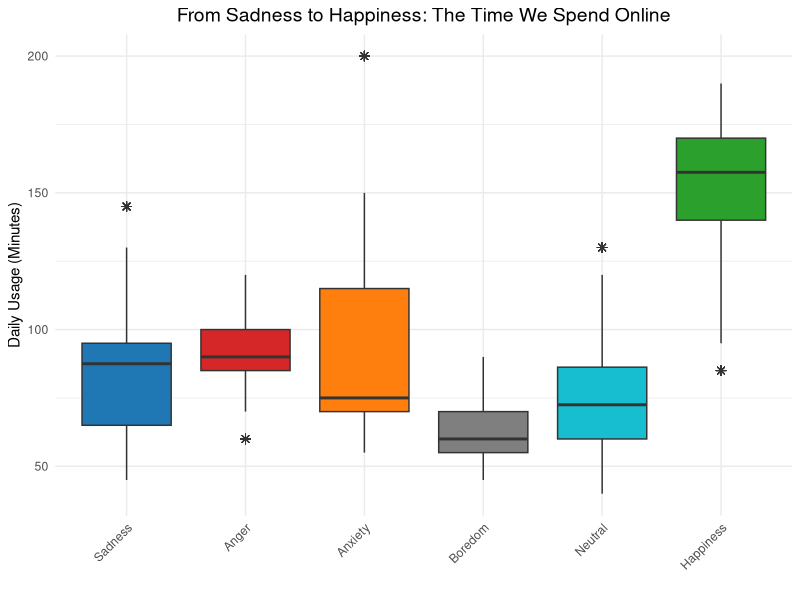
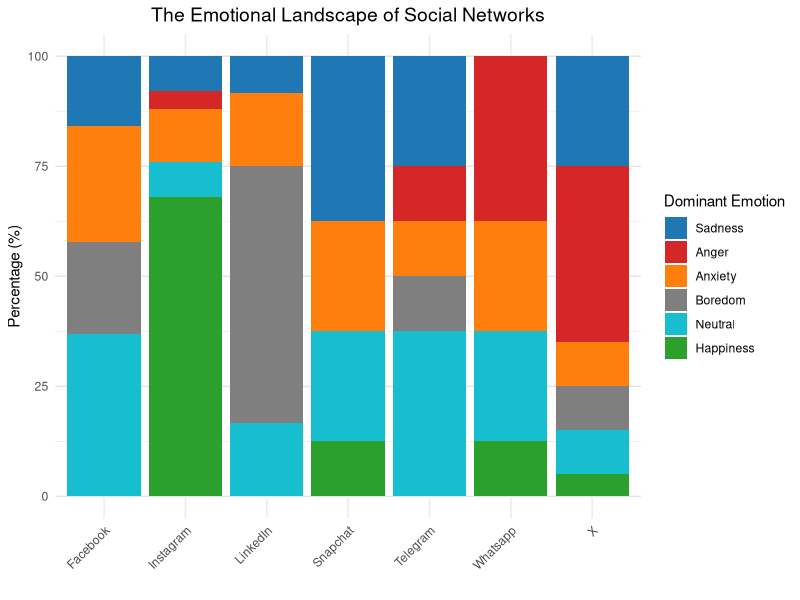
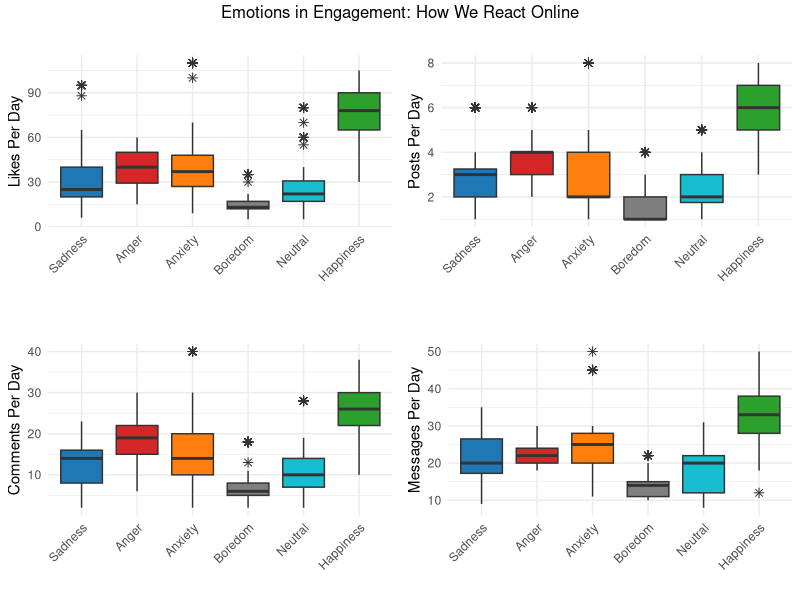
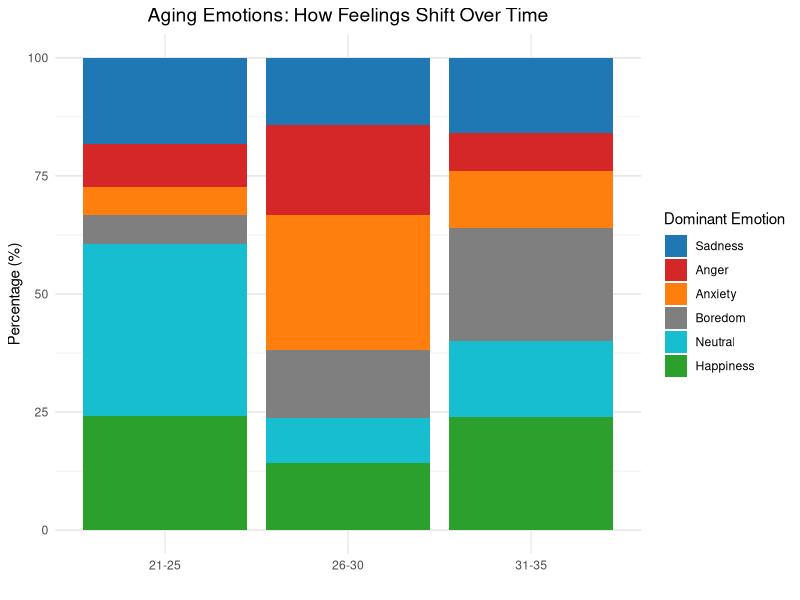
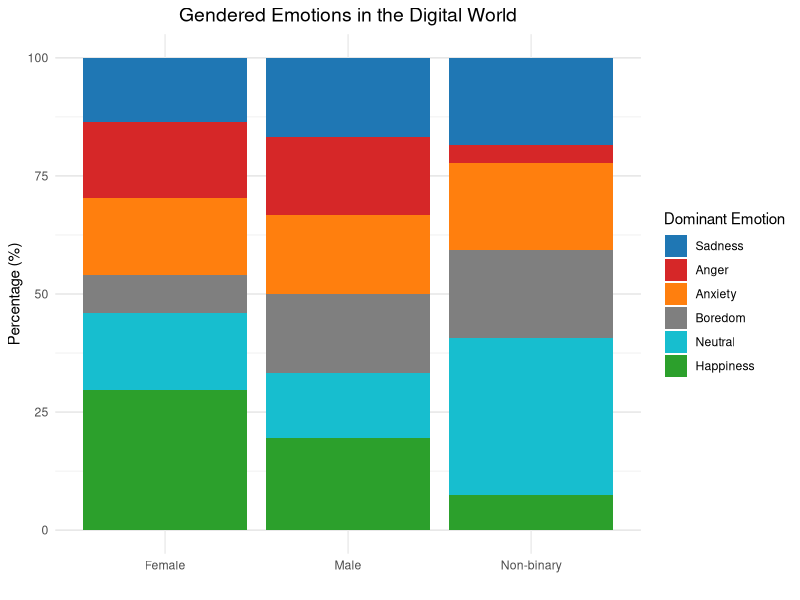
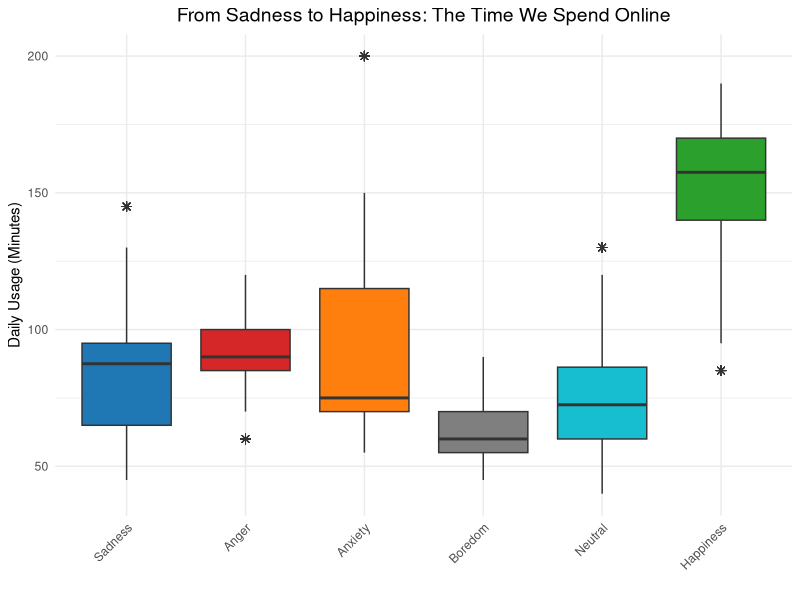
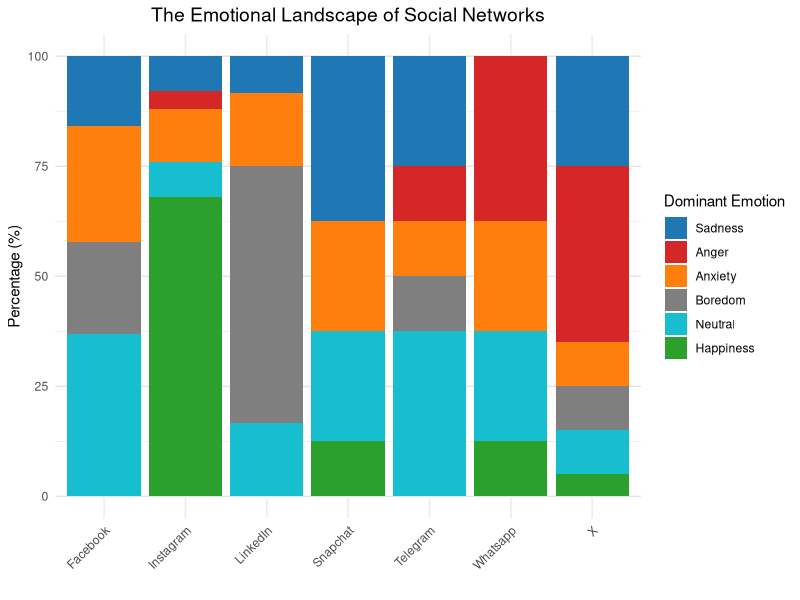
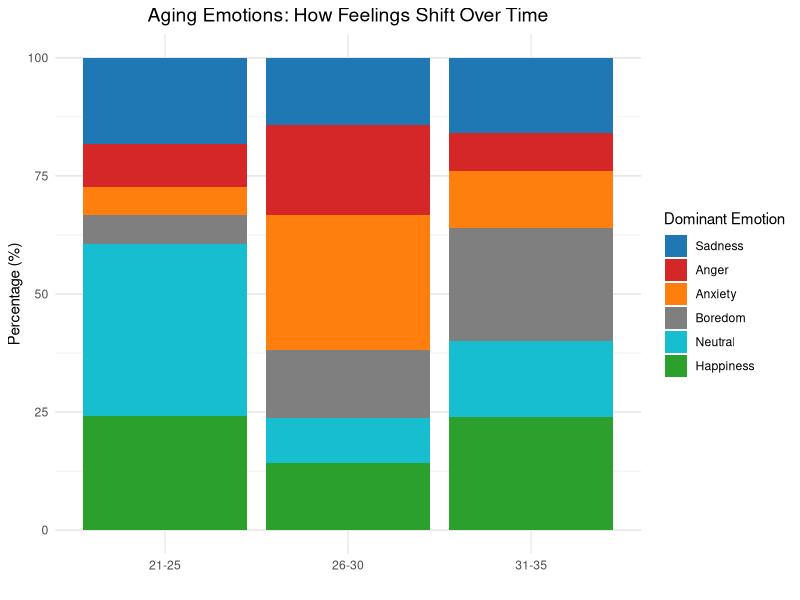

Generate these figures, in order, with R:
# Install and load required libraries
pkgs <- c("tidyverse", "gridExtra", "knitr")
invisible(lapply(pkgs, function(pkg) if (!require(pkg, character.only = TRUE)) install.packages(pkg)))
lapply(pkgs, library, character.only = TRUE)

# Load dataset
data <- read.csv("train.csv")

# Define color palette for emotions (intuitive, colorblind-friendly)
emotion_colors <- c("Sadness" = "#1F77B4", "Anger" = "#D62728", "Anxiety" = "#FF7F0E",
                    "Boredom" = "#7F7F7F", "Neutral" = "#17BECF", "Happiness" = "#2CA02C")

# Define emotion order
emotion_order <- c("Sadness", "Anger", "Anxiety", "Boredom", "Neutral", "Happiness")

# Daily Usage by Dominant Emotion: Boxplot of Usage Time By Emotion
p_usage_emotion <- ggplot(data, aes(x = factor(dominant_emotion, levels = emotion_order), 
                                    y = daily_usage_time_minutes, fill = dominant_emotion)) +
  geom_boxplot(outlier.shape = 8, outlier.size = 2) +
  scale_fill_manual(values = emotion_colors) +
  theme_minimal() +
  labs(title = "From Sadness to Happiness: The Time We Spend Online", x = "", y = "Daily Usage (Minutes)") +
  theme(legend.position = "none", plot.title = element_text(hjust = 0.5, size = 14),
        axis.text.x = element_text(angle = 45, hjust = 1))

print(p_usage_emotion)
ggsave("usage_time_by_emotion.png", p_usage_emotion, width = 8, height = 6, dpi = 300)

# Emotion Distribution by Platform: Percentage of emotions per platform
platform_emotion <- data %>%
  group_by(platform, dominant_emotion) %>%
  summarise(count = n(), .groups = "drop") %>%
  group_by(platform) %>%
  mutate(percentage = count / sum(count) * 100,
         dominant_emotion = factor(dominant_emotion, levels = emotion_order))

p_platform_emotion <- ggplot(platform_emotion, aes(x = platform, y = percentage, fill = dominant_emotion)) +
  geom_bar(stat = "identity") +
  scale_fill_manual(values = emotion_colors) +
  theme_minimal() +
  theme(panel.grid.major.y = element_line(color = "grey90")) +
  labs(title = "The Emotional Landscape of Social Networks", x = "", y = "Percentage (%)", fill = "Dominant Emotion") +
  theme(plot.title = element_text(hjust = 0.5, size = 14), axis.text.x = element_text(angle = 45, hjust = 1))

print(p_platform_emotion)
ggsave("emotion_by_platform.png", p_platform_emotion, width = 8, height = 6, dpi = 300)

# Define custom theme for engagement plots
custom_theme <- theme_minimal() +
  theme(legend.position = "none", plot.title = element_text(hjust = 0.5, size = 12),
        axis.text.x = element_text(angle = 45, hjust = 1))

# Function to create boxplots for engagement metrics
create_boxplot <- function(data, y_var, y_label) {
  ggplot(data, aes(x = factor(dominant_emotion, levels = emotion_order), 
                   y = !!sym(y_var), fill = dominant_emotion)) +
    geom_boxplot(outlier.shape = 8, outlier.size = 2) +
    scale_fill_manual(values = emotion_colors) +
    labs(title = "", x = "", y = y_label) +
    custom_theme
}

# Create individual engagement plots
p_likes <- create_boxplot(data, "likes_received_per_day", "Likes Per Day")
p_posts <- create_boxplot(data, "posts_per_day", "Posts Per Day")
p_comments <- create_boxplot(data, "comments_received_per_day", "Comments Per Day")
p_messages <- create_boxplot(data, "messages_sent_per_day", "Messages Per Day")

# Arrange and save engagement plots
engagement_grid <- arrangeGrob(p_likes, p_posts, p_comments, p_messages, ncol = 2,
                               top = "Emotions in Engagement: How We React Online")
grid.arrange(engagement_grid)
ggsave("engagement_metrics.png", engagement_grid, width = 10, height = 8, dpi = 300)

# Emotion Distribution by Age Group: Percentage of emotions per age group
age_emotion <- data %>%
  group_by(age_group, dominant_emotion) %>%
  summarise(count = n(), .groups = "drop") %>%
  group_by(age_group) %>%
  mutate(percentage = count / sum(count) * 100,
         dominant_emotion = factor(dominant_emotion, levels = emotion_order))

p_age_emotion <- ggplot(age_emotion, aes(x = age_group, y = percentage, fill = dominant_emotion)) +
  geom_bar(stat = "identity") +
  scale_fill_manual(values = emotion_colors) +
  theme_minimal() +
  theme(panel.grid.major.y = element_line(color = "grey90")) +
  labs(title = "Aging Emotions: How Feelings Shift Over Time", x = "", y = "Percentage (%)", fill = "Dominant Emotion") +
  theme(plot.title = element_text(hjust = 0.5, size = 14))

print(p_age_emotion)
ggsave("emotion_by_age_group.png", p_age_emotion, width = 8, height = 6, dpi = 300)

# Emotion Distribution by Gender: Percentage of emotions per gender
gender_emotion <- data %>%
  group_by(gender, dominant_emotion) %>%
  summarise(count = n(), .groups = "drop") %>%
  group_by(gender) %>%
  mutate(percentage = count / sum(count) * 100,
         dominant_emotion = factor(dominant_emotion, levels = emotion_order))

p_gender_emotion <- ggplot(gender_emotion, aes(x = gender, y = percentage, fill = dominant_emotion)) +
  geom_bar(stat = "identity") +
  scale_fill_manual(values = emotion_colors) +
  theme_minimal() +
  theme(panel.grid.major.y = element_line(color = "grey90")) +
  labs(title = "Gendered Emotions in the Digital World", x = "", y = "Percentage (%)", fill = "Dominant Emotion") +
  theme(plot.title = element_text(hjust = 0.5, size = 14))

print(p_gender_emotion)
ggsave("emotion_by_gender.png", p_gender_emotion, width = 8, height = 6, dpi = 300)

# Summary Statistics Table: Mean metrics by dominant emotion
summary_stats <- data %>%
  group_by(dominant_emotion) %>%
  summarise(Avg_Usage_Time = mean(daily_usage_time_minutes),
            Avg_Posts = mean(posts_per_day),
            Avg_Likes = mean(likes_received_per_day),
            Avg_Comments = mean(comments_received_per_day),
            Avg_Messages = mean(messages_sent_per_day)) %>%
  arrange(factor(dominant_emotion, levels = emotion_order))

print(summary_stats)
kable(summary_stats, caption = "Summary Statistics by Dominant Emotion", digits = 1)
